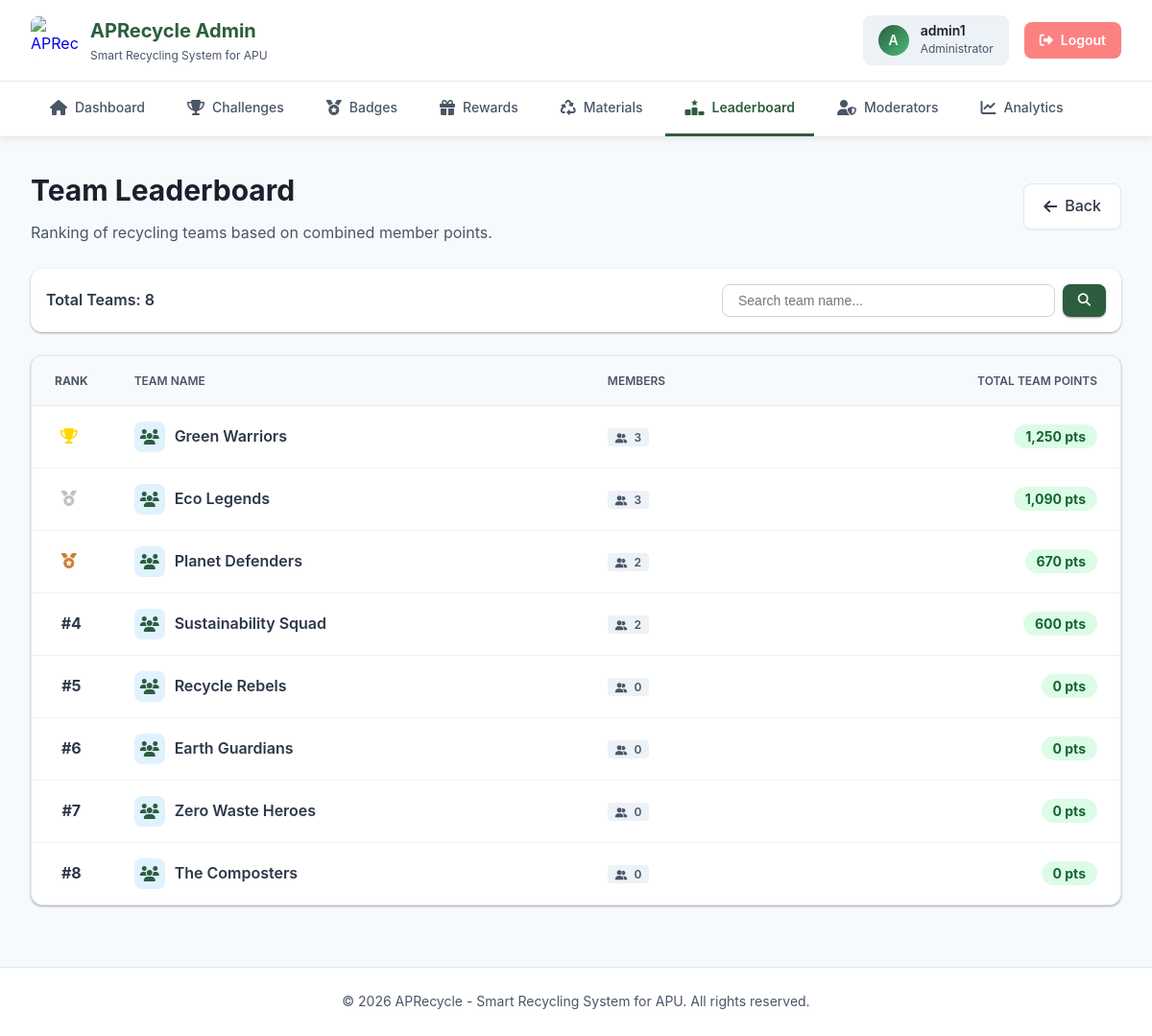
The page /admin/leaderboard_team.php (signed in) on the database its author committed.
### tables this page shows
CREATE TABLE IF NOT EXISTS `team` (
  `team_id` int NOT NULL AUTO_INCREMENT,
  `team_name` varchar(100) NOT NULL,
  `description` text NOT NULL,
  `date_created` datetime NOT NULL DEFAULT CURRENT_TIMESTAMP,
  `points` int NOT NULL DEFAULT '0',
  PRIMARY KEY (`team_id`),
  UNIQUE KEY `team_name_unique` (`team_name`)
);

### admin/leaderboard_team.php (the view, shortened to what this page needs)
<?php
include_once 'includes/header.php';
$conn = getDBConnection();
$limit = 20;
$page = isset($_GET['page']) && is_numeric($_GET['page']) ? (int) $_GET['page'] : 1;
$start = ($page - 1) * $limit;
$search_term = '';
$where_clause = "WHERE 1=1";
$count_sql = "SELECT COUNT(*) as total FROM team t $where_clause";
$count_result = mysqli_query($conn, $count_sql);
$total_records = mysqli_fetch_assoc($count_result)['total'];
$sql = "SELECT t.team_id, t.team_name,
        (SELECT COUNT(*) FROM user u WHERE u.team_id = t.team_id) as member_count,
        (SELECT COALESCE(SUM(u.lifetime_points), 0) FROM user u WHERE u.team_id = t.team_id) as team_total_points
        FROM team t
        $where_clause
        ORDER BY team_total_points DESC, member_count DESC
        LIMIT $start, $limit";
$result = mysqli_query($conn, $sql);
?>
<div class="page-header" style="display: flex; justify-content: space-between; align-items: center;">
    <div>
        <h1 class="page-title">Team Leaderboard</h1>
        <p class="page-description">Ranking of recycling teams based on combined member points.</p>
    </div>
    <a href="leaderboard_overview.php"
        style="display: inline-flex; align-items: center; gap: 8px; padding: 10px 20px; background: white; color: var(--color-gray-700); text-decoration: none; border-radius: 8px; border: 1px solid var(--color-gray-200); font-weight: 500; transition: all 0.2s; box-shadow: 0 1px 2px rgba(0,0,0,0.05);"
        onmouseover="this.style.background='var(--color-gray-50)'; this.style.borderColor='var(--color-gray-300)';"
        onmouseout="this.style.background='white'; this.style.borderColor='var(--color-gray-200)';">
        <i class="fas fa-arrow-left"></i>
        <span>Back</span>
    </a>
</div>
<div class="toolbar">
    <div style="font-weight: 600; color: var(--color-gray-700);">
        Total Teams: <?php echo number_format($total_records); ?>
    </div>
    <form class="search-form" method="GET" action="">
        <input type="text" name="search" class="search-input" placeholder="Search team name..."
            value="<?php echo htmlspecialchars($search_term); ?>">
        <button type="submit" class="btn-primary">
            <i class="fas fa-search"></i>
        </button>
    </form>
</div>
<div class="leaderboard-container">
    <div class="table-responsive">
        <table>
            <thead>
                <tr>
                    <th class="rank-cell">Rank</th>
                    <th>Team Name</th>
                    <th>Members</th>
                    <th style="text-align: right;">Total Team Points</th>
                </tr>
            </thead>
            <tbody>
                <?php if ($result && mysqli_num_rows($result) > 0): ?>
                    <?php
                    $counter = 0;
                    while ($row = mysqli_fetch_assoc($result)):
                        $rank = $start + $counter + 1;
                        $counter++;
                        ?>
                        <tr>
                            <td class="rank-cell">
                                <?php if ($rank == 1): ?>
                                    <i class="fas fa-trophy rank-icon gold"></i>
                                <?php elseif ($rank == 2): ?>
                                    <i class="fas fa-medal rank-icon silver"></i>
                                <?php elseif ($rank == 3): ?>
                                    <i class="fas fa-medal rank-icon bronze"></i>
                                <?php else: ?>
                                    #<?php echo $rank; ?>
                                <?php endif; ?>
                            </td>
                            <td>
                                <div style="display: flex; align-items: center; gap: 10px;">
                                    <div
                                        style="width: 32px; height: 32px; background: #e0f2fe; border-radius: 8px; display: flex; align-items: center; justify-content: center; color: var(--color-primary);">
                                        <i class="fas fa-users"></i>
                                    </div>
                                    <span style="font-weight: 600;"><?php echo htmlspecialchars($row['team_name']); ?></span>
                                </div>
                            </td>
                            <td>
                                <span class="member-count-badge">
                                    <i class="fas fa-user-friends" style="font-size: 10px; margin-right: 4px;"></i>
                                    <?php echo number_format($row['member_count']); ?>
                                </span>
                            </td>
                            <td style="text-align: right;">
                                <span class="points-badge">
                                    <?php echo number_format($row['team_total_points']); ?> pts
                                </span>
                            </td>
                        </tr>
                    <?php endwhile; ?>
                <?php endif; ?>
            </tbody>
        </table>
    </div>
</div>
<?php
include_once 'includes/footer.php';
?>

### css/styles.css (style rules this page uses)
* { margin: 0; padding: 0; box-sizing: border-box; }
body { font-family: var(--font-sans); color: #2D3748; }
h1 { font-size: 2.25rem; font-weight: 700; }
body { font-size: 1rem; line-height: 1.6; }
.btn-primary { background: var(--color-primary); color: white; padding: 0.75rem 1.5rem; border-radius: var(--radius-md); border: none; font-weight: 600; cursor: pointer; transition: all 0.3s ease; box-shadow: var(--shadow-sm); }

### css/variables.css (style rules this page uses)
:root { --color-primary: #2D5D3F; --color-primary-light: #3A7A54; --color-primary-dark: #1F4129; --color-secondary: #48BB78; --color-secondary-light: #68D391; --color-accent-blue: #4299E1; --color-accent-yellow: #FFD93D; --color-accent-brown: #8B4513; --color-white: #FFFFFF; --color-gray-50: #F7FAFC; --color-gray-100: #EDF2F7; --color-gray-200: #E2E8F0; --color-gray-300: #CBD5E0; --color-gray-400: #A0AEC0; --color-gray-500: #718096; --color-gray-600: #4A5568; --color-gray-700: #2D3748; --color-gray-800: #1A202C; --color-gray-900: #171923; --color-success: #48BB78; --color-success-light: #C6F6D5; --color-warning: #ED8936; --color-warning-light: #FEEBC8; --color-error: #FC8181; --color-error-light: #FED7D7; --color-info: #4299E1; --color-info-light: #BEE3F8; --gradient-primary: linear-gradient(135deg, #2D5D3F 0%, #48BB78 100%); --gradient-success: linear-gradient(135deg, #48BB78 0%, #38A169 100%); --gradient-badge: linear-gradient(135deg, #667eea 0%, #764ba2 100%); --shadow-sm: 0 1px 3px rgba(0,0,0,0.12), 0 1px 2px rgba(0,0,0,0.24); --shadow-md: 0 2px 8px rgba(0,0,0,0.1); --shadow-lg: 0 4px 12px rgba(0,0,0,0.15); --shadow-xl: 0 10px 40px rgba(0,0,0,0.2); --radius-sm: 4px; --radius-md: 8px; --radius-lg: 12px; --radius-xl: 16px; --radius-full: 9999px; --space-1: 0.25rem; --space-2: 0.5rem; --space-3: 0.75rem; --space-4: 1rem; --space-5: 1.25rem; --space-6: 1.5rem; --space-8: 2rem; --space-10: 2.5rem; --space-12: 3rem; --font-sans: -apple-system, BlinkMacSystemFont, 'Segoe UI', 'Roboto', 'Oxygen', 'Ubuntu', 'Cantarell', 'Fira Sans', 'Droid Sans', 'Helvetica Neue', sans-serif; --font-mono: 'SFMono-Regular', Consolas, 'Liberation Mono', Menlo, monospace; --text-xs: 0.75rem; --text-sm: 0.875rem; --text-base: 1rem; --text-lg: 1.125rem; --text-xl: 1.25rem; --text-2xl: 1.5rem; --text-3xl: 1.875rem; --text-4xl: 2.25rem; }

### admin/includes/header.php (style rules this page uses)
body { background: var(--color-gray-50); margin: 0; padding: 0; }
.page-header { margin-bottom: var(--space-6); }
.page-title { font-size: var(--text-3xl); color: var(--color-gray-800); margin-bottom: var(--space-2); }
.page-description { color: var(--color-gray-600); font-size: var(--text-base); }

### admin/leaderboard_team.php (style rules this page uses)
.toolbar { display: flex; justify-content: space-between; align-items: center; margin-bottom: var(--space-6); background: var(--color-white); padding: var(--space-4); border-radius: var(--radius-lg); box-shadow: var(--shadow-sm); flex-wrap: wrap; gap: var(--space-4); }
.search-form { display: flex; gap: var(--space-2); flex: 1; max-width: 400px; }
.search-input { flex: 1; padding: var(--space-2) var(--space-4); border: 1px solid var(--color-gray-300); border-radius: var(--radius-md); font-size: var(--text-sm); }
.btn-primary { background: var(--color-primary); color: white; border: none; padding: var(--space-2) var(--space-4); border-radius: var(--radius-md); cursor: pointer; font-weight: 500; }
.leaderboard-container { background: var(--color-white); border-radius: var(--radius-lg); box-shadow: var(--shadow-sm); overflow: hidden; border: 1px solid var(--color-gray-200); }
.table-responsive { overflow-x: auto; }
table { width: 100%; border-collapse: collapse; text-align: left; }
th { background: var(--color-gray-50); padding: var(--space-4) var(--space-6); font-weight: 600; color: var(--color-gray-600); font-size: var(--text-xs); text-transform: uppercase; border-bottom: 1px solid var(--color-gray-200); }
td { padding: var(--space-4) var(--space-6); border-bottom: 1px solid var(--color-gray-100); color: var(--color-gray-700); vertical-align: middle; }
tr:last-child td { border-bottom: none; }
.rank-cell { font-weight: bold; width: 60px; text-align: center; }
.rank-icon { margin-right: 5px; }
.gold { color: #FFD700; }
.silver { color: #C0C0C0; }
.bronze { color: #CD7F32; }
.points-badge { background: #dcfce7; color: #166534; padding: 4px 12px; border-radius: 999px; font-weight: 700; font-size: var(--text-sm); }
.member-count-badge { background: var(--color-gray-100); color: var(--color-gray-600); padding: 2px 8px; border-radius: 4px; font-size: var(--text-xs); font-weight: 600; }

### rows shown on the page
team: team_name "Green Warriors", member_count "3", team_total_points "1,250"
team: team_name "Eco Legends", member_count "3", team_total_points "1,090"
team: team_name "Planet Defenders", member_count "2", team_total_points "670"
team: rank "4", team_name "Sustainability Squad", member_count "2", team_total_points "600"
team: rank "5", team_name "Recycle Rebels", member_count "0", team_total_points "0"
team: rank "6", team_name "Earth Guardians", member_count "0", team_total_points "0"
team: rank "7", team_name "Zero Waste Heroes", member_count "0", team_total_points "0"
team: rank "8", team_name "The Composters", member_count "0", team_total_points "0"

### other values the page prints
substr($_SESSION['username'], 0, 1) "A"
$_SESSION['username'] "admin1"
$total_records "8"
